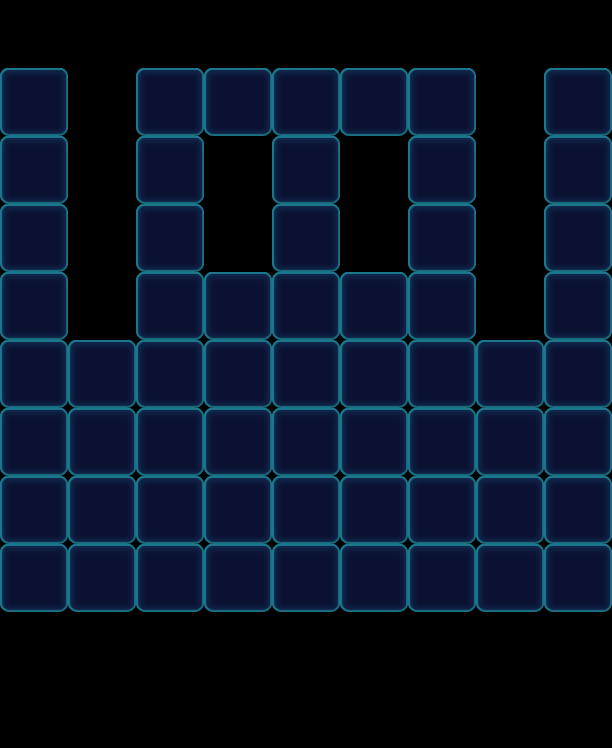

A 2D game scene composited from a Tiled map and its tileset images. What follows is a short description and the map's XML, with each tile layer's data collapsed to a summary:
An orthogonal 9x11 tile map with 68x68 px tiles, 1 tile layer (Valid), 2 tilesets and 66 objects (36x Floor, 11x Factory_Normal, 11x Ice, 8x Haze).

<map version="1.0" orientation="orthogonal" width="9" height="11" tilewidth="68" tileheight="68">
 <tileset firstgid="1" name="game_grid1" tilewidth="68" tileheight="68">
  <image source="game_grid1.png" width="68" height="68" />
 </tileset>
 <tileset firstgid="2" name="map" tilewidth="68" tileheight="68">
  <image source="map.png" width="1024" height="1024" />
 </tileset>
 <layer name="Valid" width="9" height="11">
  <data>[99 cells, 60 non-empty, 1 distinct tile ids]</data>
 </layer>
 <objectgroup name="BottomObj" width="9" height="11">
  <object name="Jelly" type="Floor" gid="33" x="136" y="204">
   <properties>
    <property name="Layers" value="2" />
   </properties>
  </object>
  <object name="Jelly" type="Floor" gid="33" x="136" y="272">
   <properties>
    <property name="Layers" value="2" />
   </properties>
  </object>
  <object name="Jelly" type="Floor" gid="33" x="272" y="204">
   <properties>
    <property name="Layers" value="2" />
   </properties>
  </object>
  <object name="Jelly" type="Floor" gid="33" x="408" y="204">
   <properties>
    <property name="Layers" value="2" />
   </properties>
  </object>
  <object name="Jelly" type="Floor" gid="33" x="408" y="272">
   <properties>
    <property name="Layers" value="2" />
   </properties>
  </object>
  <object name="Jelly" type="Floor" gid="33" x="204" y="136">
   <properties>
    <property name="Layers" value="2" />
   </properties>
  </object>
  <object name="Jelly" type="Floor" gid="33" x="136" y="136">
   <properties>
    <property name="Layers" value="2" />
   </properties>
  </object>
  <object name="Jelly" type="Floor" gid="33" x="340" y="136">
   <properties>
    <property name="Layers" value="2" />
   </properties>
  </object>
  <object name="Jelly" type="Floor" gid="33" x="272" y="136">
   <properties>
    <property name="Layers" value="2" />
   </properties>
  </object>
  <object name="Jelly" type="Floor" gid="33" x="408" y="136">
   <properties>
    <property name="Layers" value="2" />
   </properties>
  </object>
  <object name="Jelly" type="Floor" gid="33" x="68" y="408">
   <properties>
    <property name="Layers" value="2" />
   </properties>
  </object>
  <object name="Jelly" type="Floor" gid="33" x="68" y="476">
   <properties>
    <property name="Layers" value="2" />
   </properties>
  </object>
  <object name="Jelly" type="Floor" gid="33" x="68" y="544">
   <properties>
    <property name="Layers" value="2" />
   </properties>
  </object>
  <object name="Jelly" type="Floor" gid="33" x="476" y="408">
   <properties>
    <property name="Layers" value="2" />
   </properties>
  </object>
  <object name="Jelly" type="Floor" gid="33" x="476" y="476">
   <properties>
    <property name="Layers" value="2" />
   </properties>
  </object>
  <object name="Jelly" type="Floor" gid="33" x="476" y="544">
   <properties>
    <property name="Layers" value="2" />
   </properties>
  </object>
  <object name="Jelly" type="Floor" gid="33" x="544" y="136">
   <properties>
    <property name="Layers" value="2" />
   </properties>
  </object>
  <object name="Jelly" type="Floor" gid="33" x="544" y="204">
   <properties>
    <property name="Layers" value="2" />
   </properties>
  </object>
  <object name="Jelly" type="Floor" gid="33" x="544" y="272">
   <properties>
    <property name="Layers" value="2" />
   </properties>
  </object>
  <object name="Jelly" type="Floor" gid="33" x="0" y="136">
   <properties>
    <property name="Layers" value="2" />
   </properties>
  </object>
  <object name="Jelly" type="Floor" gid="33" x="0" y="204">
   <properties>
    <property name="Layers" value="2" />
   </properties>
  </object>
  <object name="Jelly" type="Floor" gid="33" x="0" y="272">
   <properties>
    <property name="Layers" value="2" />
   </properties>
  </object>
  <object name="Jelly" type="Floor" gid="33" x="272" y="272">
   <properties>
    <property name="Layers" value="2" />
   </properties>
  </object>
  <object name="Jelly" type="Floor" gid="33" x="272" y="340">
   <properties>
    <property name="Layers" value="2" />
   </properties>
  </object>
  <object name="Jelly" type="Floor" gid="33" x="272" y="408">
   <properties>
    <property name="Layers" value="2" />
   </properties>
  </object>
  <object name="Jelly" type="Floor" gid="33" x="272" y="476">
   <properties>
    <property name="Layers" value="2" />
   </properties>
  </object>
  <object name="Jelly" type="Floor" gid="33" x="272" y="544">
   <properties>
    <property name="Layers" value="2" />
   </properties>
  </object>
  <object name="Jelly" type="Floor" gid="33" x="272" y="612">
   <properties>
    <property name="Layers" value="2" />
   </properties>
  </object>
  <object name="Jelly" type="Floor" gid="33" x="204" y="612">
   <properties>
    <property name="Layers" value="2" />
   </properties>
  </object>
  <object name="Jelly" type="Floor" gid="33" x="136" y="612">
   <properties>
    <property name="Layers" value="2" />
   </properties>
  </object>
  <object name="Jelly" type="Floor" gid="33" x="68" y="612">
   <properties>
    <property name="Layers" value="2" />
   </properties>
  </object>
  <object name="Jelly" type="Floor" gid="33" x="0" y="612">
   <properties>
    <property name="Layers" value="2" />
   </properties>
  </object>
  <object name="Jelly" type="Floor" gid="33" x="340" y="612">
   <properties>
    <property name="Layers" value="2" />
   </properties>
  </object>
  <object name="Jelly" type="Floor" gid="33" x="408" y="612">
   <properties>
    <property name="Layers" value="2" />
   </properties>
  </object>
  <object name="Jelly" type="Floor" gid="33" x="544" y="612">
   <properties>
    <property name="Layers" value="2" />
   </properties>
  </object>
  <object name="Jelly" type="Floor" gid="33" x="476" y="612">
   <properties>
    <property name="Layers" value="2" />
   </properties>
  </object>
 </objectgroup>
 <objectgroup name="MiddleObj" width="9" height="11" />
 <objectgroup color="#000000" name="TopObj" width="9" height="11">
  <object name="10" type="Factory_Normal" x="0" y="0" width="68" height="68">
   <properties>
    <property name="FactoryColorsConfig" value="Blue,Green,Yellow,Orange" />
   </properties>
  </object>
  <object name="Ice" type="Ice" x="68" y="340" width="68" height="68">
   <properties>
    <property name="Layers" value="3" />
   </properties>
  </object>
  <object name="Ice" type="Ice" x="68" y="408" width="68" height="68">
   <properties>
    <property name="Layers" value="3" />
   </properties>
  </object>
  <object name="Ice" type="Ice" x="68" y="476" width="68" height="68">
   <properties>
    <property name="Layers" value="3" />
   </properties>
  </object>
  <object name="Ice" type="Ice" x="476" y="340" width="68" height="68">
   <properties>
    <property name="Layers" value="3" />
   </properties>
  </object>
  <object name="Ice" type="Ice" x="476" y="408" width="68" height="68">
   <properties>
    <property name="Layers" value="3" />
   </properties>
  </object>
  <object name="Ice" type="Ice" x="476" y="476" width="68" height="68">
   <properties>
    <property name="Layers" value="3" />
   </properties>
  </object>
  <object name="Ice" type="Ice" x="136" y="136" width="68" height="68">
   <properties>
    <property name="Layers" value="3" />
   </properties>
  </object>
  <object name="Ice" type="Ice" x="136" y="204" width="68" height="68">
   <properties>
    <property name="Layers" value="3" />
   </properties>
  </object>
  <object name="Ice" type="Ice" x="408" y="136" width="68" height="68">
   <properties>
    <property name="Layers" value="3" />
   </properties>
  </object>
  <object name="Ice" type="Ice" x="408" y="204" width="68" height="68">
   <properties>
    <property name="Layers" value="3" />
   </properties>
  </object>
  </objectgroup>
 <objectgroup color="#00ff00" name="CeilObj" width="9" height="11">
  <!-- 8 objects omitted --></objectgroup>
</map>
<!-- 19 of 66 objects omitted -->
